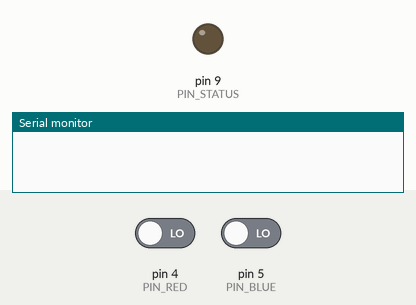
Recording of a sketch running on a simulated Arduino Uno, built with avr-gcc and run on an emulated ATmega328P. Parts: output pins drawn as LEDs (lit = HIGH), the last lines printed to the serial monitor. The test bench sets the inputs (shaded band); at power-on: pin 4 (PIN_RED) LOW, pin 5 (PIN_BLUE) LOW. WiFi joins after 1.5 s; servers stay silent unless stated; uploads are accepted with an empty reply.

Above: at 3.7 s.
3.8 s: pin 4 (PIN_RED) driven HIGH
At 4.7 s:
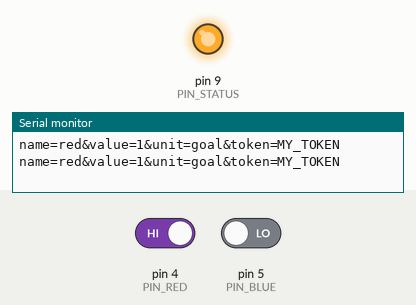
5.5 s: pin 4 (PIN_RED) driven LOW
At 7.2 s:
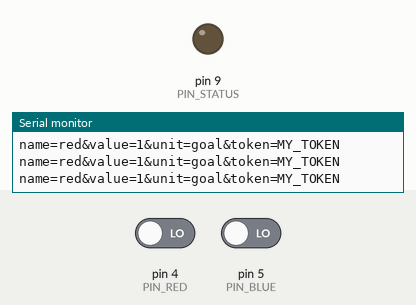
7.5 s: pin 5 (PIN_BLUE) driven HIGH
At 8.7 s:
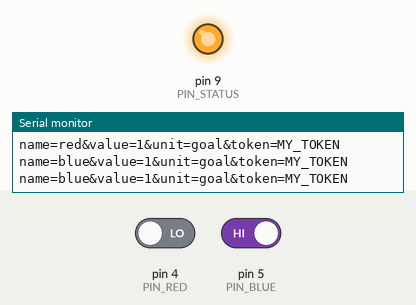
9.7 s: pin 5 (PIN_BLUE) driven LOW
At 10.2 s:
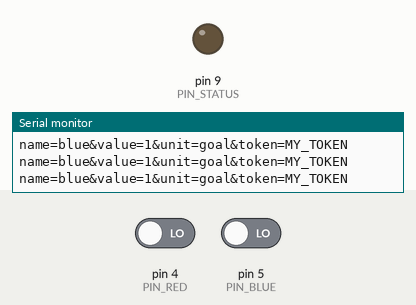
Timing chart, 0 to 12.2 s (numbered marks = the images above; inputs shaded):
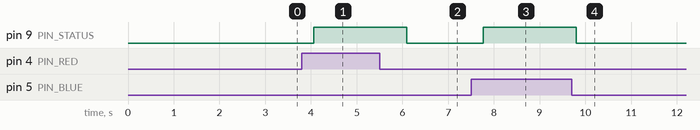

Measured:
- after the input at 3.8 s, pin 9 (PIN_STATUS): LOW → HIGH after 0.26 s
- after the input at 5.5 s, pin 9 (PIN_STATUS): HIGH → LOW after 0.60 s
- after the input at 7.5 s, pin 9 (PIN_STATUS): LOW → HIGH after 0.27 s
- after the input at 9.7 s, pin 9 (PIN_STATUS): HIGH → LOW after 0.10 s

The sketch:

baby.ino
```cpp
// cf. http://www.righto.com/2010/03/detecting-ir-beam-break-with-arduino-ir.html
// 2 ir leds on PIN 3, in parallel
#include <Ethernet.h>
#include <SPI.h>
#include <IRremote.h>

#define PIN_IR 3
#define PIN_RED 4
#define PIN_BLUE 5
#define PIN_STATUS 9

IRsend irsend;

byte mac[] = { 0x00, 0xAA, 0xBB, 0xCC, 0xDE, 0x01 };
EthernetClient client;

void setup() {
	Serial.begin(9600);
	if (Ethernet.begin(mac) == 0) {
		Serial.println("Failed to configure Ethernet using DHCP");
	}
	pinMode(PIN_RED, INPUT);
	pinMode(PIN_BLUE, INPUT);
	pinMode(PIN_STATUS, OUTPUT);
	irsend.enableIROut(38);
	irsend.mark(0);
	delay(1000);
}

void loop(){
	if (digitalRead(PIN_RED)) {
		sendEvent("red", "1", "goal");
		digitalWrite(PIN_STATUS, HIGH);
		delay(500);
	}
	else if (digitalRead(PIN_BLUE)) {
		sendEvent("blue", "1", "goal");
		digitalWrite(PIN_STATUS, HIGH);
		delay(500);
	}
	else {
		digitalWrite(PIN_STATUS, LOW);
	}
}

void sendEvent(String name, String value, String unit) {
	String data = "name=" + name + "&value=" + value + "&unit=" + unit;
	data += "&token=MY_TOKEN";
	Serial.println(data);
	if (client.connect("sidlee.herokuapp.com",80)) {
		client.println("POST /api/1/event HTTP/1.1");
		client.println("Host: sidlee.herokuapp.com");
		client.println("Content-Type: application/x-www-form-urlencoded");
		client.print("Content-Length: ");
		client.println(data.length());
		client.println();
		client.print(data);
	}
	if (client.connected()) {
		client.stop();
	}
}
```
